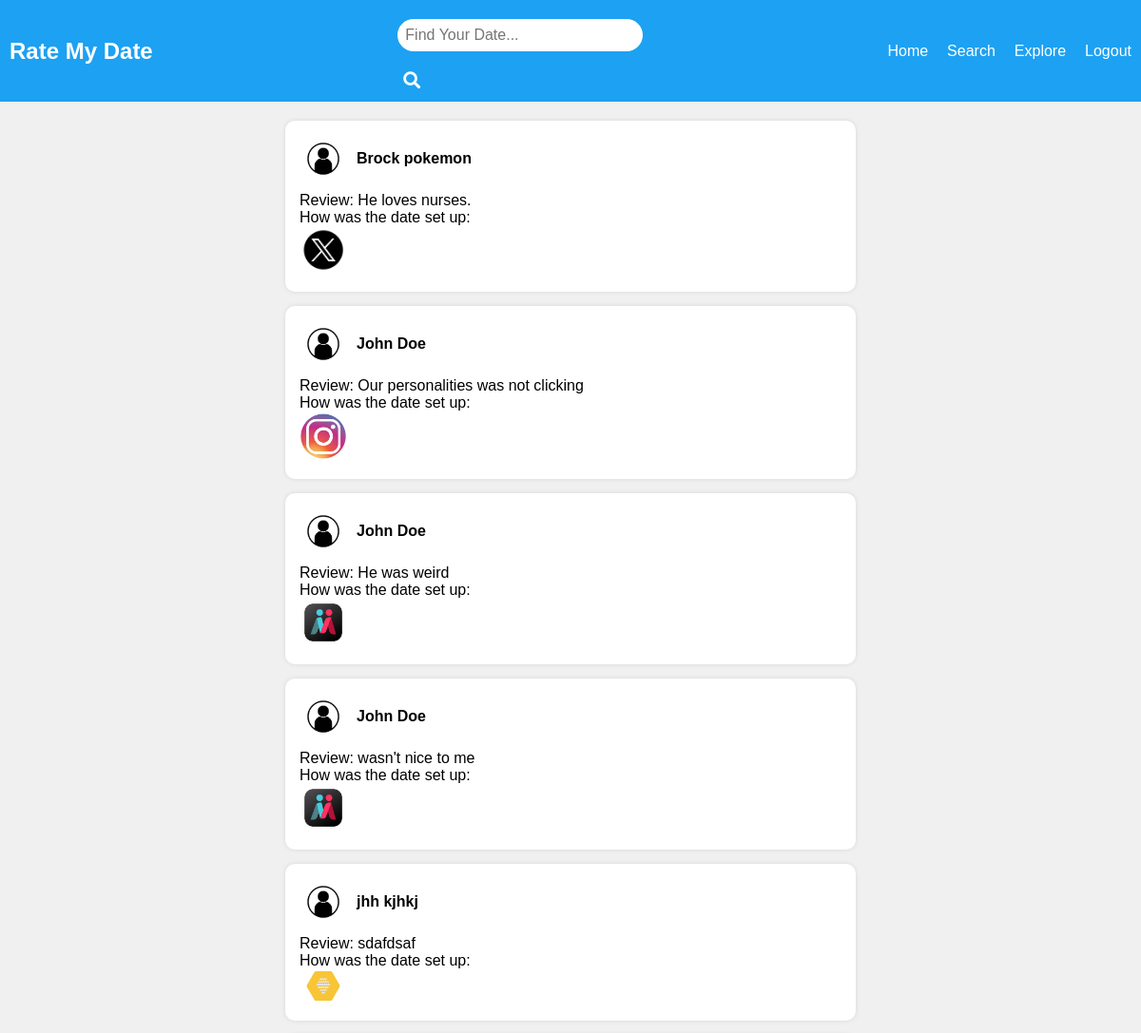
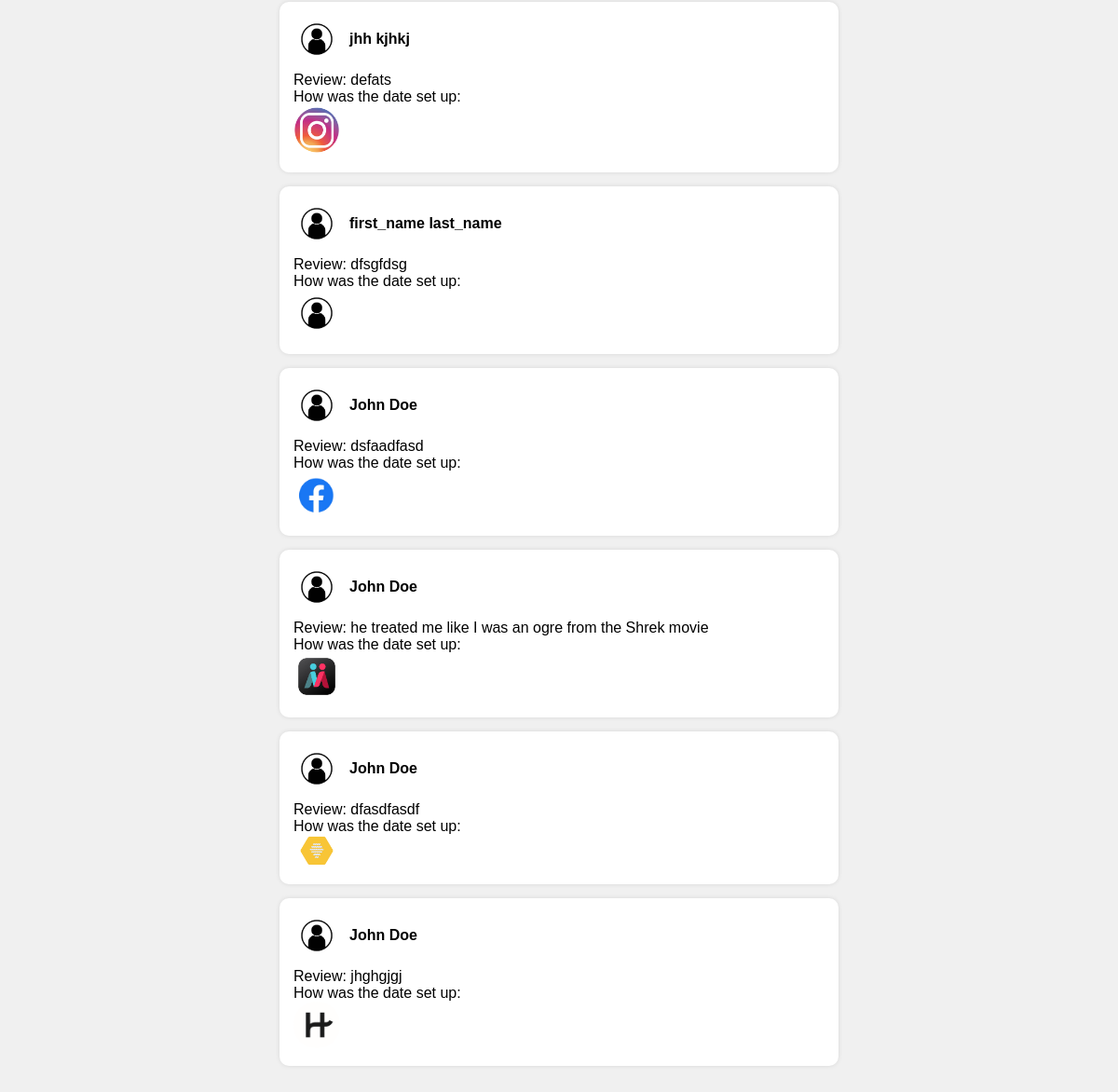
Screenshot of / (signed in) with the database file from the repository (2 pictures, top to bottom).
### rmd_web/models.py (models this page shows, shortened)
class Post(models.Model):
    user = models.ForeignKey(User, on_delete=models.CASCADE, null=True)
    person = models.ForeignKey(Person, on_delete=models.CASCADE, null=True)
    content = models.TextField(default='')
    how_met = models.CharField(max_length=100, null=True)
    agree = models.IntegerField(default=0)
    disagree = models.IntegerField(default=0)
    created_at = models.DateTimeField(default=timezone.now, editable=False, blank=True)  # Set default value to current date and time

class Person(models.Model):
    first_name = models.CharField(max_length=255)
    last_name = models.CharField(max_length=255)
    instagram = models.CharField(max_length=100, blank=True, null=True)
    joined_date = models.DateField(null=True)

### rmd_web/views.py (the view)
# urls.py: path('', views.home, name='home'),
def home(request):
    recent_posts = Post.objects.order_by('-created_at')
    context = {
        'user': request.user,  # Pass the user object to the context
        'recent_posts': recent_posts  # Pass recent posts to the context
    }
    return render(request, 'home.html', context=context)

### rmd_web/context_processors.py (called while the page is built)
def user_context(request):
    return {'user': request.user}

### rmd_web/templates/home.html (shortened to what this page needs)
{% extends "master.html" %}
{% load static %}
{% block content %}
<div id="container">
    {% for post in recent_posts %}
    <div class="tweet">
        <div class="tweet-content">
            <img src="{% static '/images/anonymous_user.jpg' %}" alt="Profile Picture">
            <div>
                <div class="username">{{ post.person.first_name }} {{ post.person.last_name }}</div>
            </div>
        </div>
        <div class="tweet-text">
            <label>Review:</label>
            {{ post.content }}
            <br>
            <label>How was the date set up:</label><br>
            {% if post.how_met == "Bumble"%}
                <label class="icon-label" for="bumble"><img src="{% static '/images/bumble_icon.png' %}" alt="Facebook Icon"></label><br>
            {% elif post.how_met == "Hinge"%}
                <label class="icon-label" for="hinge"><img src="{% static '/images/hinge_icon.png' %}" alt="Facebook Icon"></label><br>
            {% elif post.how_met == "Mutual"%}
                <label class="icon-label" for="mutual"><img src="{% static '/images/mutual_icon.png' %}" alt="Facebook Icon"></label><br>
            {% elif post.how_met == "Instagram"%}
                <label class="icon-label" for="instagram"><img src="{% static '/images/instagram_icon.png' %}" alt="Instagram Icon"></label>
            {% elif post.how_met == "Facebook"%}
                <label class="icon-label" for="facebook"><img src="{% static '/images/facebook_icon.png' %}" alt="Facebook Icon"></label>
            {% elif post.how_met == "Twitter"%}
                <label class="icon-label" for="twitter"><img src="{% static '/images/twitter_x_icon.png' %}" alt="Twitter Icon"></label>
            {% else %}
                <label class="icon-label" for="in_person"><img src="{% static '/images/anonymous_user.jpg' %}" alt="In Person Icon"></label><br>
            {% endif %}
        </div>
    </div>
    {% endfor %}
</div>
{% endblock %}

### rmd_web/static/styles.css (style rules this page uses)
body { font-family: Arial, sans-serif; margin: 0; padding: 0; background-color: #f0f0f0; }
#container { max-width: 600px; margin: 0 auto; padding: 20px; }
.tweet { background-color: #fff; border-radius: 10px; padding: 15px; margin-bottom: 15px; box-shadow: 0 0 5px rgba(0, 0, 0, 0.1); }
.tweet img { width: 50px; border-radius: 50%; margin-right: 10px; }
.tweet .tweet-content { display: flex; align-items: center; }
.tweet .tweet-content .username { font-weight: bold; }
.tweet .tweet-text { margin-top: 10px; }

### rows the page displays
Post: person.first_name "Brock", person.last_name "pokemon", content "He loves nurses."
Post: person.first_name "John", person.last_name "Doe", content "Our personalities was not clicking"
Post: person.first_name "John", person.last_name "Doe", content "He was weird"
Post: person.first_name "John", person.last_name "Doe", content "wasn't nice to me"
Post: person.first_name "jhh", person.last_name "kjhkj", content "sdafdsaf"
Post: person.first_name "jhh", person.last_name "kjhkj", content "defats"
Post: person.first_name "first_name", person.last_name "last_name", content "dfsgfdsg"
Post: person.first_name "John", person.last_name "Doe", content "dsfaadfasd"
Post: person.first_name "John", person.last_name "Doe", content "he treated me like I was an ogre from the Shrek movie"
Post: person.first_name "John", person.last_name "Doe", content "dfasdfasdf"
Post: person.first_name "John", person.last_name "Doe", content "jhghgjgj"
